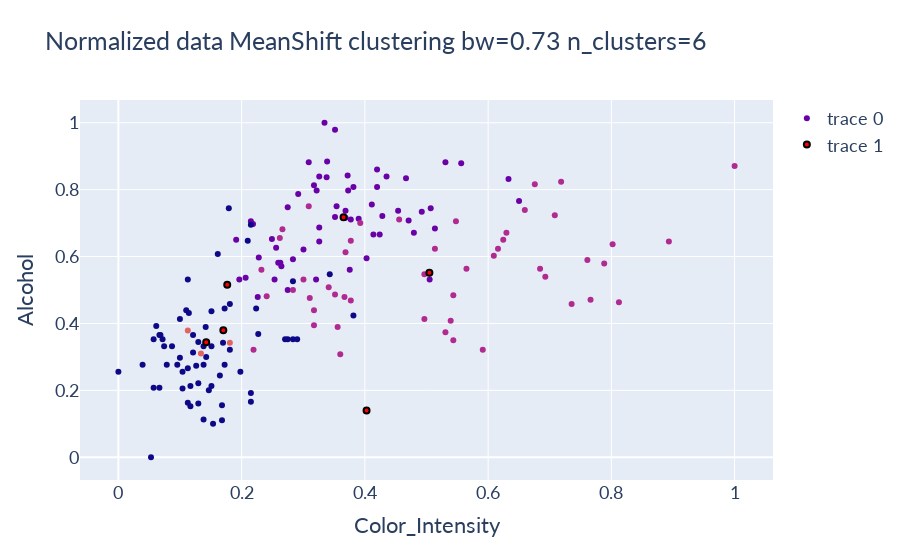

Source (notebook cell):
### Code cell
bw = estimate_bandwidth(norm_df, quantile=0.2)
meanshift_agg = MeanShift(bandwidth = bw).fit(norm_df)
np.unique(meanshift_agg.labels_).size
plot_2D_cluster(data=norm_df, agg=meanshift_agg, 
			x_label='Color_Intensity', y_label='Alcohol', 
			title=f'Normalized data MeanShift clustering bw={meanshift_agg.bandwidth:.2f} n_clusters={np.unique(meanshift_agg.labels_).size}',
			centroid=True)

### Figure 1 — Plotly figure (JSON) as saved in the notebook; plotly's stock layout.template omitted (floating-point values rounded to 4 significant figures; data arrays with more than 128 entries replaced by an {"elided": "..."} marker saying what was removed)
{"data": [{"marker": {"color": {"elided": "178 int values"}}, "mode": "markers", "text": {"elided": "178 int values"}, "type": "scatter", "x": {"elided": "178 float values"}, "y": {"elided": "178 float values"}}, {"marker": {"color": "red", "line": {"color": "Black", "width": 2}}, "mode": "markers", "text": ["0", "1"], "type": "scatter", "x": [0.1703, 0.3653, 0.5047, 0.1425, 0.1766, 0.4027], "y": [0.3799, 0.7176, 0.5513, 0.3439, 0.5158, 0.1395]}], "layout": {"font": {"family": "Lato, sans-serif", "size": 18}, "title": {"text": "Normalized data MeanShift clustering bw=0.73 n_clusters=6"}, "xaxis": {"title": {"text": "Color_Intensity"}}, "yaxis": {"title": {"text": "Alcohol"}}}}
